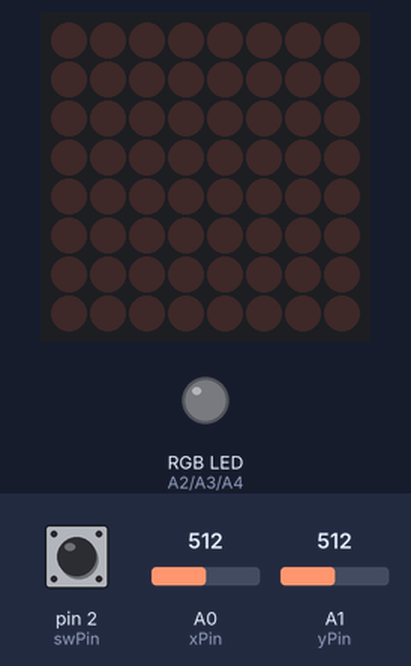
A sketch run on a simulated Arduino Uno, built with avr-gcc and run on an emulated ATmega328P. Parts: 8×8 LED matrix, an RGB LED mixed from three pins (HIGH = lit). The test bench sets the inputs (shaded band); at power-on: pin 2 (swPin) HIGH, A0 (xPin) = 512, A1 (yPin) = 512. Random numbers use the default seed unless the sketch sets one.

Above: at 1.2 s.
1.3 s: pin 2 (swPin) pulled LOW for 0.15 s
At 1.37 s:
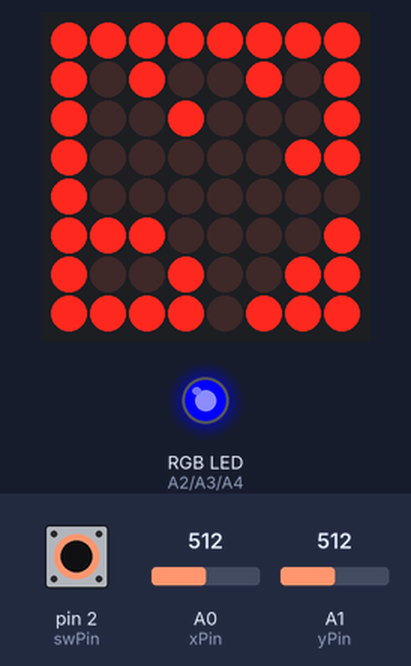
At 1.88 s:
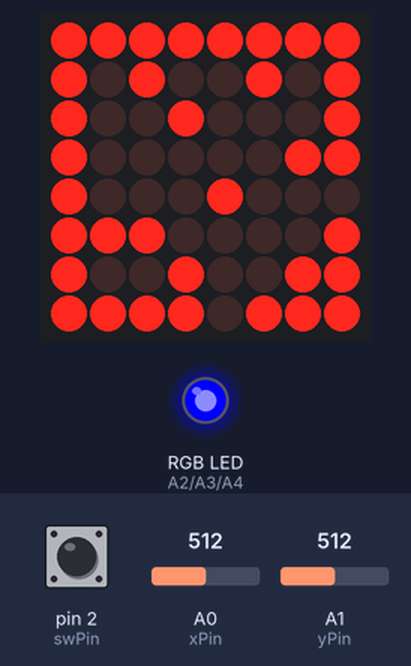
4.3 s: A0 (xPin) set to 589
7.3 s: A0 (xPin) set to 618
At 9.36 s:
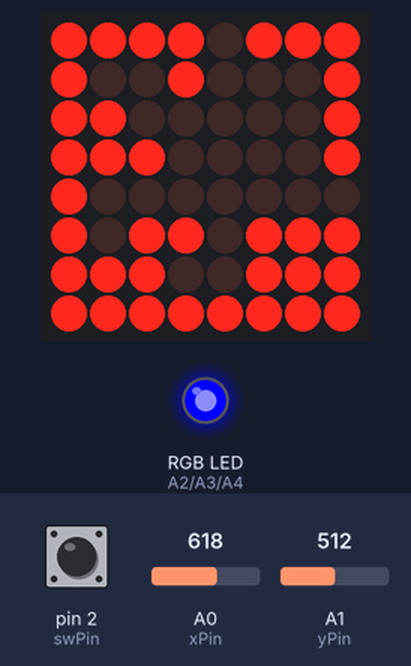
10.3 s: A0 (xPin) set to 190
At 10.57 s:
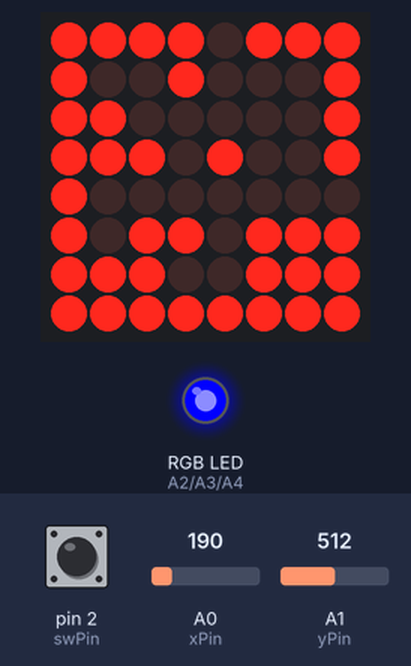
13.3 s: A1 (yPin) set to 585
16.3 s: A1 (yPin) set to 608
Timing chart, 0 to 19.3 s (numbered marks = the images above; inputs shaded):
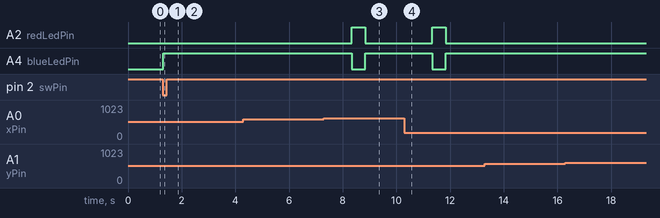

The sketch:

theSearchOfIsaac.ino
```cpp
/*

*/


// Import required libraries for matrix and LCD
#include <LedControl.h>

#include "MatrixDrawings.h"
#include "Pins.h"

// Initialize matrix
LedControl matControl = LedControl(dinPin, clockPin, loadPin, 1);

// Joystick variables
byte xPos = 4;
byte yPos = 4;
byte xLastPos = 4;
byte yLastPos = 4;
const int minThreshold = 200;
const int maxThreshold = 600;

// Matrix variables
byte matrixBrightness = 2;
const byte matrixSize = 8;  // nr of rows and columns the matrix has
const byte roomsX = 2;      // nr of rows of rooms
const byte roomsY = 2;      // nr of cols of rooms

// Matrix representation
byte matrix[matrixSize * roomsX][matrixSize * roomsY];
bool matrixChanged = true;  // Flag to track if the matrix display needs updating

byte pathRow = 4;
byte pathCol = 4;
byte currentRoomX = 0;
byte currentRoomY = 0;
byte adjustedXPos = xPos + matrixSize * currentRoomX;
byte adjustedYPos = yPos + matrixSize * currentRoomY;

// Blink the player
unsigned long lastPlayerBlink = 0;
const int playerBlinkInterval = 100;
bool playerBlinkState = true;

// Game variables
const byte treasure = 2;
const byte modifier = 3;
const byte startingShovels = 5;

const int shovelTimeout = 500;  // Timeout to control the speed of using shovels
const int moveTimeout = 500;    // Timeout control the speed of player movement
unsigned long lastPlayerMovedTime = 0;
unsigned long lastShovelUsedTime = 0;

bool playing = false;
bool lostGame = false;

byte difficulty = 1;
int shovels = startingShovels;
unsigned long gameRunningTime = 0;
const int second = 1000;
unsigned long lastSecond = 0;

// Score variables
unsigned int score = 0;
const byte highScoreNr = 3;
unsigned int highScores[highScoreNr] = { 0, 0, 0 };

// Menu variables
bool inMenu = true;

// Interrupt
const unsigned long debounceInterval = 200;
volatile unsigned long lastButtonPressTime = 0;
volatile bool buttonPressed;

void joystickButtonInterrupt() {
  static unsigned long buttonPressTime = 0;
  buttonPressTime = micros();

  if (buttonPressTime - lastButtonPressTime > debounceInterval) {
    buttonPressed = true;
  }
}

void setup() {
  // Joystick controls and button interrupt
  pinMode(xPin, INPUT);
  pinMode(yPin, INPUT);
  pinMode(swPin, INPUT_PULLUP);
  attachInterrupt(digitalPinToInterrupt(swPin), joystickButtonInterrupt, FALLING);

  // RGB LED
  pinMode(redLedPin, OUTPUT);
  pinMode(greenLedPin, OUTPUT);
  pinMode(blueLedPin, OUTPUT);

  // Start matrix
  matControl.shutdown(0, false);                 // turn off power saving, enables display
  matControl.setIntensity(0, matrixBrightness);  // sets brightness (0~15 possible values)
  matControl.clearDisplay(0);                    // clear screen

  Serial.begin(serialBaud);

  randomSeed(analogRead(0));

  displayImageInt64(matControl, smiley_face);
}

void loop() {

  if (playing) {
    gameRunning();
  } else {
    gamePaused();
  }
}

void gamePaused() {
  if (lostGame) {
    // Reset game / back to start menu
    if (buttonPressed) {

      resetGame();
    } else {
      return;
    }
  }

  // Start the game
  if (inMenu && buttonPressed) {
    playing = true;

    startGame();

    inMenu = false;
    buttonPressed = false;
  }
}

void gameRunning() {
  // Check if the player can move (to not take too many inputs too fast)
  if (millis() - lastPlayerMovedTime > moveTimeout) {
    updatePlayerPosition();
    lastPlayerMovedTime = millis();
  }

  showTreasureProximity();

  // Try to use the shovel on the point you are on
  if (buttonPressed) {
    mineTreasure();

    buttonPressed = false;
  }

  if (lostGame) {
    return;
  }

  // Check if the matrix needs to be changed
  if (matrixChanged == true) {
    updateMatrix();
    matrixChanged = false;
  }

  // Update the timer
  if (millis() - lastSecond > second) {
    gameRunningTime++;

    lastSecond = millis();
  }

  blinkPlayer();
}

void mineTreasure() {
  if (millis() - lastShovelUsedTime > shovelTimeout) {
    if (matrix[adjustedXPos][adjustedYPos] == treasure) {
      score += difficulty * modifier;
      matrix[adjustedXPos][adjustedYPos] = 0;

      if (!checkRemainingTreasures()) {
        displayImageInt64(matControl, cup);
        playing = false;
        inMenu = true;
      }
    } else {
      shovels--;

      if (shovels < 0) {
        lostGameFunction();
      }
    }

    lastShovelUsedTime = millis();
  }
}

void startGame() {
  generateRooms();
  updateMatrix();

  lastSecond = millis();
}

void resetGame() {
  lostGame = false;
  displayImageInt64(matControl, smiley_face);

  buttonPressed = false;

  shovels = startingShovels;
  gameRunningTime = 0;
  score = 0;
  xPos = 4;
  yPos = 4;
  adjustedXPos = xPos + matrixSize * currentRoomX;
  adjustedYPos = yPos + matrixSize * currentRoomY;
}

void lostGameFunction() {
  playing = false;
  lostGame = true;
  inMenu = true;

  displayImageInt64(matControl, sad_face);

  // Check if high score
  if (checkHighScoreAndSave()) {
    displayImageInt64(matControl, cup);
  }
}

bool checkHighScoreAndSave() {
  for (int i = 0; i < highScoreNr; ++i) {
    if (score > highScores[i]) {
      for (int j = highScoreNr - 1; j > i; --j) {
        highScores[j] = highScores[j - 1];
      }

      highScores[i] = score;

      return true;
    }
  }

  return false;
}

/*
 * green - on treasure
 * blue - 1 off from treasure
 * red - 2+ off treasure
*/
void showTreasureProximity() {
  byte treasureProximity = checkTreasureProximity();

  if (treasureProximity == 0) {
    digitalWrite(greenLedPin, HIGH);
    digitalWrite(blueLedPin, LOW);
    digitalWrite(redLedPin, LOW);
  } else if (treasureProximity == 1) {
    digitalWrite(greenLedPin, LOW);
    digitalWrite(blueLedPin, HIGH);
    digitalWrite(redLedPin, LOW);
  } else {
    digitalWrite(greenLedPin, LOW);
    digitalWrite(blueLedPin, LOW);
    digitalWrite(redLedPin, HIGH);
  }
}

/*
 * 0 - On treasure
 * 1 - 1 away from treasure
 * 2 - 2 or more away from treasure
*/
byte checkTreasureProximity() {
  // On treasure
  if (matrix[adjustedXPos][adjustedYPos] == 2) {
    return 0;
  }
  // Within 1 block from treasure
  if (matrix[adjustedXPos][adjustedYPos + 1] == 2 || matrix[adjustedXPos + 1][adjustedYPos + 1] == 2 || matrix[adjustedXPos + 1][adjustedYPos] == 2 || matrix[adjustedXPos + 1][adjustedYPos - 1] == 2 || matrix[adjustedXPos][adjustedYPos - 1] == 2 || matrix[adjustedXPos - 1][adjustedYPos - 1] == 2 || matrix[adjustedXPos - 1][adjustedYPos] == 2 || matrix[adjustedXPos - 1][adjustedYPos + 1] == 2) {
    return 1;
  }

  return 2;
}

bool checkRemainingTreasures() {
  for (int row = 1; row < matrixSize * roomsX - 1; row++) {
    for (int col = 1; col < matrixSize * roomsY - 1; col++) {
      if (matrix[row][col] == 2) {
        return true;
      }
    }
  }

  return false;
}

void updatePlayerPosition() {
  int xValue = analogRead(xPin);
  int yValue = analogRead(yPin);

  // Store the last positions of the LED
  xLastPos = xPos;
  yLastPos = yPos;

  // Update xPos based on joystick movement (X-axis)
  // Down
  if (xValue < minThreshold) {
    if (xPos > 0) {
      xPos--;
    }
  }
  // Up
  if (xValue > maxThreshold) {
    if (xPos < matrixSize - 1) {
      xPos++;
    }
  }

  // Update yPos based on joystick movement (Y-axis)
  // Left
  if (yValue > maxThreshold) {
    if (yPos > 0) {
      yPos--;
    }
  }
  // Right
  if (yValue < minThreshold) {
    if (yPos < matrixSize - 1) {
      yPos++;
    }
  }

  // Check if the position has changed and update the matrix if necessary
  if (xPos != xLastPos || yPos != yLastPos) {

    // Check if the new position is a wall and revert it
    if (matrix[xPos + matrixSize * currentRoomX][yPos + matrixSize * currentRoomY] == 1) {
      xPos = xLastPos;
      yPos = yLastPos;
    } else {

      // Check if player is going to next room
      checkMovedRoom();

      adjustedXPos = xPos + matrixSize * currentRoomX;
      adjustedYPos = yPos + matrixSize * currentRoomY;

      matrixChanged = true;
    }
  }
}

void checkMovedRoom() {
  // Right
  if (xPos == (pathRow) && yPos == matrixSize - 1) {
    currentRoomY++;
    yPos = 1;
  }
  // Left
  if (xPos == (pathRow) && yPos == 0) {
    currentRoomY--;
    yPos = matrixSize - 2;
  }
  // Up
  if (yPos == (pathCol) && xPos == 0) {
    currentRoomX--;
    xPos = matrixSize - 2;
  }
  // Down
  if (yPos == (pathCol) && xPos == matrixSize - 1) {
    currentRoomX++;
    xPos = 1;
  }
}

void generateRooms() {
  for (int row = 0; row < matrixSize * roomsX; row++) {
    for (int col = 0; col < matrixSize * roomsY; col++) {
      if ((row != 0 && col != 0 && row != (matrixSize * roomsX - 1) && col != (matrixSize * roomsY - 1))
          && ((row % matrixSize) == pathRow || (col % matrixSize) == pathCol)) {
        // Ignore path between rooms so player can at least move between them
        matrix[row][col] = 0;
      } else if ((row % matrixSize) == (matrixSize - 1) || (col % matrixSize) == (matrixSize - 1)
                 || row % matrixSize == 0 || col % matrixSize == 0) {
        // Ignore first and last row and col in each room as they are walls
        matrix[row][col] = 1;
      } else {
        byte addition = random(3);

        matrix[row][col] = addition;
      }
    }
  }
}

void blinkPlayer() {
  if (millis() - lastPlayerBlink > playerBlinkInterval) {
    playerBlinkState = !playerBlinkState;
    matControl.setLed(0, xPos, yPos, playerBlinkState);

    lastPlayerBlink = millis();
  }
}

void updateMatrix() {
  for (int row = 0; row < matrixSize; row++) {
    for (int col = 0; col < matrixSize; col++) {
      bool value = matrix[row + matrixSize * currentRoomX][col + matrixSize * currentRoomY] % 2;
      matControl.setLed(0, row, col, value);  // set each led individually
    }
  }
}
```

MatrixDrawings.h
```cpp
#include <stdint.h>
// from https://xantorohara.github.io/led-matrix-editor

void displayImageInt64(LedControl lc, uint64_t image) {
  for (int i = 0; i < 8; i++) {
    byte row = (image >> i * 8) & 0xFF;
    for (int j = 0; j < 8; j++) {
      lc.setLed(0, i, j, bitRead(row, j));
    }
  }
}

const uint64_t smiley_face = 0x003c7e4200242400;

const uint64_t sad_face = 0x00427e3c00242400;

const uint64_t cup = 0x3c18183c3c664242;

const uint64_t hammer = 0x02074efcf8783c18;

const uint64_t wrench = 0x02070e7cc8881830;
```

Pins.h
```cpp
const int serialBaud = 9600;

// Define pins used for matrix
const byte dinPin = 12;
const byte clockPin = 11;
const byte loadPin = 10;

// Define pins used for joystick
const int xPin = A0;
const int yPin = A1;
const int swPin = 2;

// Define pins used for RGB LED
const int redLedPin = A2;
const int greenLedPin = A3;
const int blueLedPin = A4;
```

Measured:
- the behaviour switches between 600 and 601 on A0 (xPin) (found by bisection; images 2 and 3)
- after the input at 1.3 s, A4 (blueLedPin): LOW → HIGH at once; the display: changes at once (image 1)
- after the input at 7.3 s, A2 (redLedPin): LOW → HIGH after 1.0 s, → LOW 0.50 s later; A4 (blueLedPin): HIGH → LOW after 1.0 s, → HIGH 0.50 s later
- after the input at 10.3 s, A2 (redLedPin): LOW → HIGH after 1.0 s, → LOW 0.50 s later; A4 (blueLedPin): HIGH → LOW after 1.0 s, → HIGH 0.50 s later
